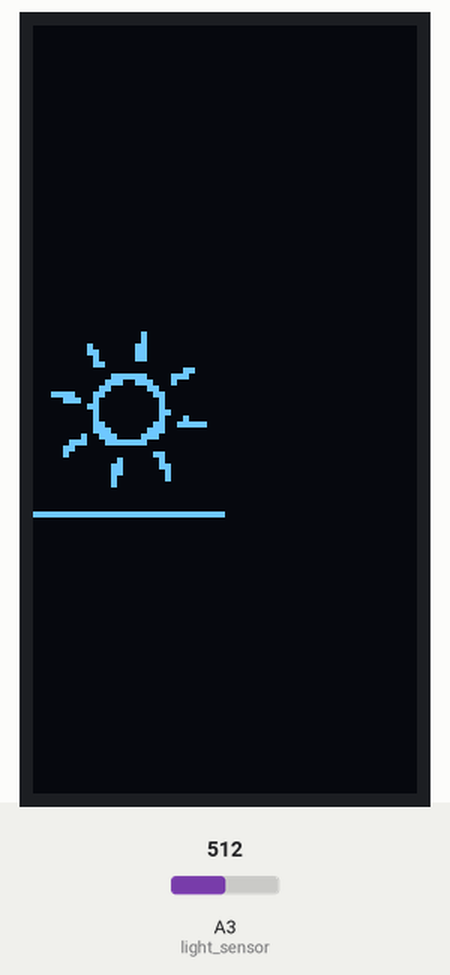
A sketch run on a simulated Arduino Uno, built with avr-gcc and run on an emulated ATmega328P. Shown: 64×128 one-colour display. The inputs (shaded band) are chosen by the test bench; at power-on: A3 (light_sensor) = 512. What the sketch prints to the serial monitor is not drawn.

Above: at 1.28 s.
1.3 s: A3 (light_sensor) set to 12
At 1.42 s:
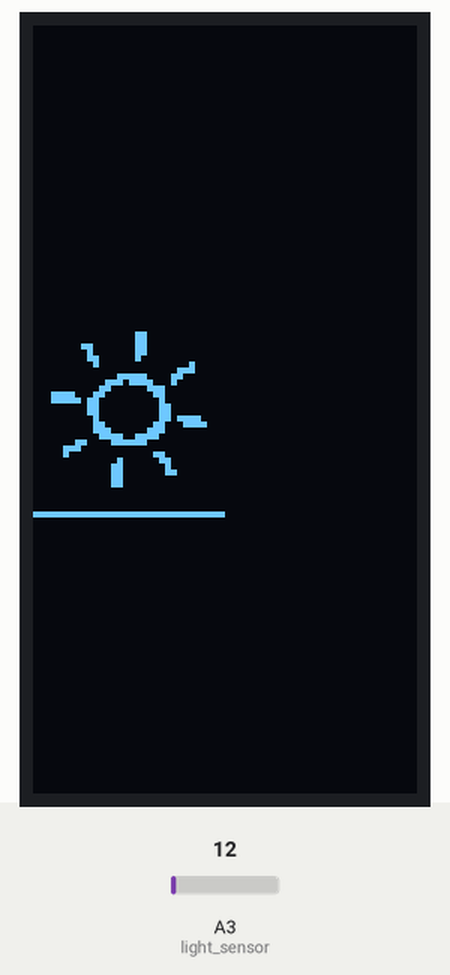
2.9 s: A3 (light_sensor) set to 9
At 2.9 s:
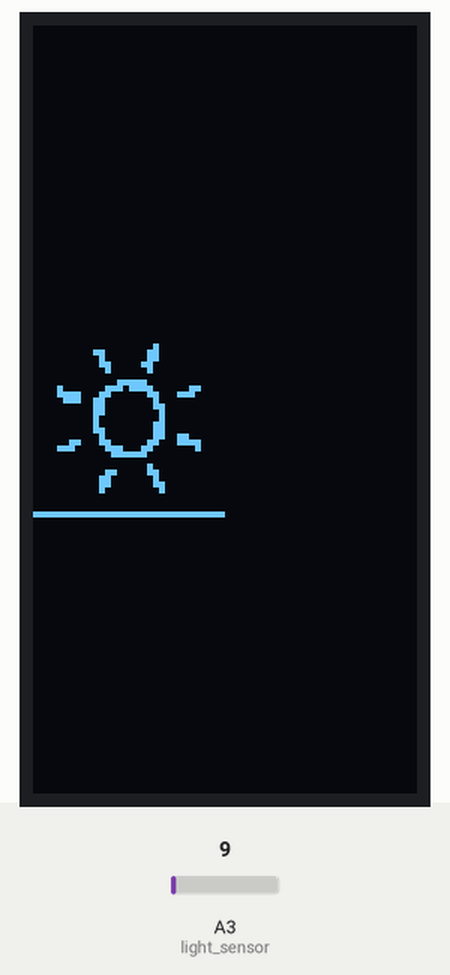
4.4 s: A3 (light_sensor) set to 85
5.9 s: A3 (light_sensor) set to 99
At 6.07 s:
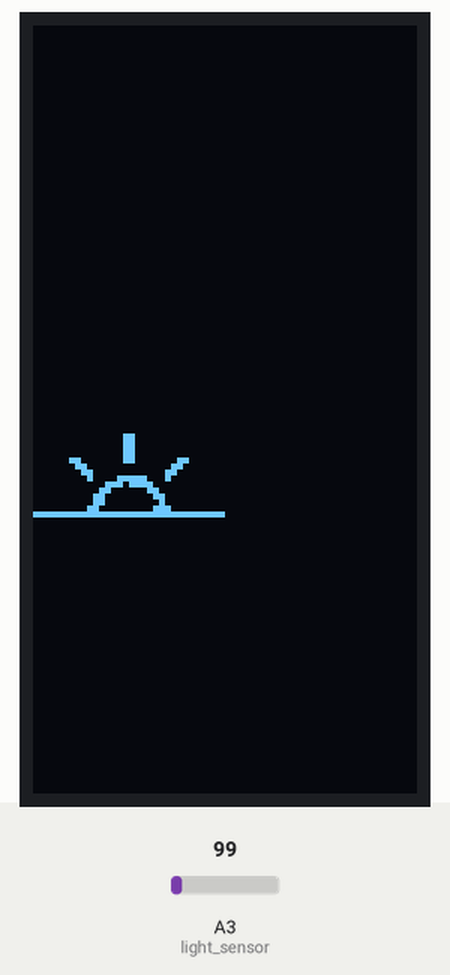
8.5 s: A3 (light_sensor) set to 0
10.0 s: A3 (light_sensor) set to 100
At 11.89 s:
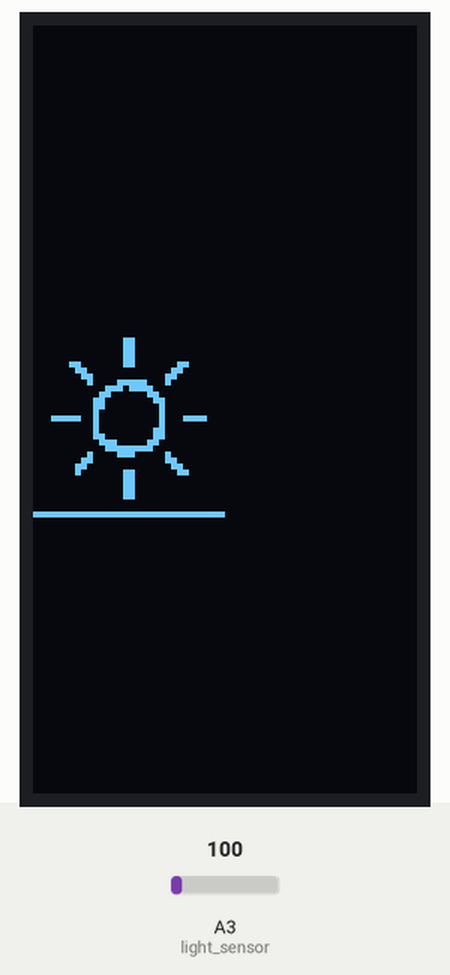

Measured:
- the behaviour switches between 11 and 10 on A3 (light_sensor) (found by bisection; images 1 and 2)
- the behaviour switches between 89 and 90 on A3 (light_sensor) (found by bisection; images 2 and 3)
- after the input at 2.9 s, every drawn part: stays the same
- after the input at 4.4 s, every drawn part: stays the same
- after the input at 5.9 s, the display: changes at once (image 3)
- after the input at 10.0 s, the display: first changes at once (image 4 shows a later state)

The sketch:

arduinoP2.ino
```cpp
#include <Adafruit_GFX.h>
#include <Adafruit_SSD1306.h>
#include <Arduino_SensorKit.h>
#include <string.h>
#include <Wire.h>

#define OLED_RESET 4
Adafruit_SSD1306 display(OLED_RESET);

#define FRAME_DELAY (42)
#define FRAME_WIDTH (32)
#define FRAME_HEIGHT (32)
#define FRAME_COUNT (sizeof(frames) / sizeof(frames[0]))
const byte PROGMEM frames[][128] = {
  {0,0,0,0,0,0,0,0,0,0,0,0,0,0,0,0,0,0,0,0,0,0,0,0,0,0,0,0,0,0,0,0,0,0,0,0,0,0,0,0,0,0,0,0,0,0,0,0,0,0,0,0,0,0,0,0,0,0,0,0,0,0,0,0,0,0,0,0,0,0,0,0,0,1,128,0,0,1,128,0,0,1,128,0,0,1,128,0,3,1,128,192,1,128,1,128,0,192,3,0,0,67,226,0,0,14,240,0,0,24,24,0,0,48,12,0,0,48,4,0,0,96,14,0,255,255,255,255},
  {0,0,0,0,0,0,0,0,0,0,0,0,0,0,0,0,0,0,0,0,0,0,0,0,0,0,0,0,0,0,0,0,0,0,0,0,0,0,0,0,0,0,0,0,0,0,0,0,0,0,0,0,0,0,0,0,0,0,0,0,0,0,0,0,0,0,0,0,0,0,0,0,0,1,128,0,0,1,128,0,0,1,128,0,0,1,128,0,3,1,128,192,1,128,1,128,0,192,3,0,0,67,226,0,0,14,240,0,0,24,24,0,0,48,12,0,0,48,4,0,0,96,14,0,255,255,255,255},
  {0,0,0,0,0,0,0,0,0,0,0,0,0,0,0,0,0,0,0,0,0,0,0,0,0,0,0,0,0,0,0,0,0,0,0,0,0,0,0,0,0,0,0,0,0,0,0,0,0,0,0,0,0,0,0,0,0,0,0,0,0,0,0,0,0,0,0,0,0,0,0,0,0,1,128,0,0,1,128,0,0,1,128,0,0,1,128,0,3,1,128,192,1,128,1,128,0,192,3,0,0,67,226,0,0,14,240,0,0,24,24,0,0,48,12,0,0,48,4,0,0,96,14,0,255,255,255,255},
  {0,0,0,0,0,0,0,0,0,0,0,0,0,0,0,0,0,0,0,0,0,0,0,0,0,0,0,0,0,0,0,0,0,0,0,0,0,0,0,0,0,0,0,0,0,0,0,0,0,0,0,0,0,0,0,0,0,0,0,0,0,0,0,0,0,0,0,0,0,0,0,0,0,1,128,0,0,1,128,0,0,1,128,0,0,1,128,0,3,1,128,192,1,128,1,128,0,192,3,0,0,67,226,0,0,14,240,0,0,24,24,0,0,48,12,0,0,48,4,0,0,96,14,0,255,255,255,255},
  {0,0,0,0,0,0,0,0,0,0,0,0,0,0,0,0,0,0,0,0,0,0,0,0,0,0,0,0,0,0,0,0,0,0,0,0,0,0,0,0,0,0,0,0,0,0,0,0,0,0,0,0,0,0,0,0,0,0,0,0,0,0,0,0,0,1,0,0,0,1,0,0,0,1,0,0,0,1,0,0,2,1,1,128,3,128,3,0,1,192,7,0,0,195,224,0,0,14,240,0,0,24,24,0,0,48,12,0,0,48,4,0,0,32,4,120,30,32,4,112,63,112,12,0,255,255,255,255},
  {0,0,0,0,0,0,0,0,0,0,0,0,0,0,0,0,0,0,0,0,0,0,0,0,0,0,0,0,0,0,0,0,0,0,0,0,0,0,0,0,0,0,0,0,0,0,0,0,0,0,0,0,0,2,0,0,0,3,0,0,0,3,0,0,0,3,1,128,0,1,3,128,3,0,3,0,3,128,6,0,1,131,192,0,0,15,240,0,0,24,24,0,0,48,12,0,0,48,4,0,0,32,4,248,0,32,4,0,31,32,4,0,0,32,12,0,0,48,12,0,0,24,24,0,255,255,255,255},
  {0,0,0,0,0,0,0,0,0,0,0,0,0,0,0,0,0,0,0,0,0,0,0,0,0,0,0,0,0,0,0,0,0,0,0,0,0,0,0,0,0,0,0,0,0,2,0,0,0,2,0,0,0,2,1,0,0,2,3,0,0,0,6,0,7,0,4,0,3,129,192,0,0,143,240,0,0,24,56,0,0,48,8,0,0,48,12,56,0,32,4,240,0,32,4,0,6,32,4,0,30,32,12,0,0,48,12,0,0,24,24,0,0,14,113,0,0,7,225,128,0,32,1,224,255,255,255,255},
  {0,0,0,0,0,0,0,0,0,0,0,0,0,0,0,0,0,0,0,0,0,0,0,0,0,0,0,0,0,0,0,0,0,4,0,0,0,4,0,0,0,6,2,0,0,6,3,0,0,2,6,0,0,0,12,0,6,0,0,0,3,131,224,0,1,142,240,0,0,24,24,0,0,48,12,24,0,48,4,248,0,32,4,0,0,32,4,0,0,32,4,0,31,48,12,0,16,16,12,0,0,24,24,0,0,15,241,128,0,3,193,224,0,0,0,96,0,48,0,0,0,96,96,0,255,255,255,255},
  {0,0,0,0,0,0,0,0,0,0,0,0,0,0,0,0,0,0,0,0,0,0,0,0,0,0,0,0,0,12,0,0,0,4,2,0,0,4,6,0,0,4,14,0,0,0,12,0,4,0,0,0,6,1,192,0,3,143,240,0,1,24,24,0,0,48,8,56,0,48,12,224,0,48,4,0,0,32,4,0,0,32,4,0,3,32,12,0,30,48,12,0,0,24,24,0,0,14,113,192,0,7,192,224,0,0,0,48,0,48,0,0,0,48,32,0,0,96,32,0,0,96,48,0,255,255,255,255},
  {0,0,0,0,0,0,0,0,0,0,0,0,0,0,0,0,0,0,0,0,0,8,0,0,0,8,0,0,0,8,6,0,0,12,12,0,0,4,12,0,0,0,8,0,0,0,0,0,14,7,224,0,7,12,112,0,1,24,24,56,0,48,12,224,0,48,4,0,0,32,4,0,0,32,4,0,0,32,12,0,3,48,12,0,30,16,28,0,16,28,25,192,0,15,240,240,0,3,128,48,0,0,0,0,0,16,32,0,0,48,32,0,0,112,48,0,0,96,16,0,0,0,24,0,255,255,255,255},
  {0,0,0,0,0,0,0,0,0,0,0,0,0,0,0,0,0,0,0,0,0,24,4,0,0,8,12,0,0,8,12,0,0,12,24,0,0,0,0,0,0,0,128,0,12,7,224,0,15,12,112,16,3,24,24,240,0,48,12,128,0,48,12,0,0,32,4,0,0,32,4,0,0,32,12,0,1,48,12,0,7,24,28,128,12,28,56,224,0,15,240,112,0,3,128,0,0,0,0,0,0,24,48,0,0,24,16,0,0,48,16,0,0,48,24,0,0,0,8,0,0,0,0,0,255,255,255,255},
  {0,0,0,0,0,0,0,0,0,0,0,0,0,0,0,0,0,16,8,0,0,16,12,0,0,24,24,0,0,8,24,0,0,0,0,0,0,0,0,0,0,7,224,0,14,12,112,48,7,24,24,224,0,48,8,0,0,48,12,0,0,32,4,0,0,32,4,0,0,32,12,0,0,48,12,0,3,16,12,192,14,24,24,240,8,15,240,48,0,3,192,0,0,0,0,0,0,8,16,0,0,24,16,0,0,24,24,0,0,48,8,0,0,0,8,0,0,0,0,0,0,0,0,0,255,255,255,255},
  {0,0,0,0,0,0,0,0,0,0,0,0,0,0,8,0,0,48,24,0,0,16,24,0,0,24,48,0,0,8,16,0,0,0,0,0,0,3,224,0,8,14,240,48,15,24,24,224,7,48,8,0,0,48,12,0,0,48,4,0,0,32,4,0,0,32,12,0,0,48,12,0,0,16,12,192,3,24,24,240,14,14,48,16,0,7,224,0,0,0,0,0,0,0,16,0,0,12,24,0,0,24,8,0,0,24,12,0,0,16,4,0,0,0,0,0,0,0,0,0,0,0,0,0,255,255,255,255},
  {0,0,0,0,0,0,0,0,0,0,0,0,0,32,24,0,0,32,16,0,0,48,48,0,0,16,48,0,0,16,0,0,0,0,128,0,0,15,224,48,8,12,48,224,15,24,24,0,3,48,8,0,0,48,12,0,0,32,4,0,0,32,4,0,0,48,12,0,0,48,12,192,0,24,24,240,3,156,56,56,14,15,240,0,0,3,128,0,0,0,0,0,0,12,8,0,0,12,8,0,0,8,12,0,0,24,4,0,0,8,0,0,0,0,0,0,0,0,0,0,0,0,0,0,255,255,255,255},
  {0,0,0,0,0,0,0,0,0,0,16,0,0,96,48,0,0,32,48,0,0,48,48,0,0,16,32,0,0,0,0,0,0,1,192,48,0,15,240,224,8,24,25,128,31,48,8,0,3,48,12,0,0,48,4,0,0,32,4,0,0,32,4,0,0,48,12,0,0,48,12,240,0,24,24,56,3,142,48,0,14,7,224,0,0,0,0,0,0,0,8,0,0,12,12,0,0,12,4,0,0,12,6,0,0,8,0,0,0,0,0,0,0,0,0,0,0,0,0,0,0,0,0,0,255,255,255,255},
  {0,0,0,0,0,0,16,0,0,0,48,0,0,96,48,0,0,96,48,0,0,48,32,0,0,16,0,0,0,0,0,0,0,3,224,112,0,14,241,192,8,24,24,0,31,48,12,0,3,48,4,0,0,32,4,0,0,32,4,0,0,32,4,0,0,48,12,224,0,16,12,120,1,152,24,0,3,143,240,0,14,3,192,0,0,0,0,0,0,0,12,0,0,4,12,0,0,12,6,0,0,12,2,0,0,12,0,0,0,0,0,0,0,0,0,0,0,0,0,0,0,0,0,0,255,255,255,255},
  {0,0,0,0,0,0,32,0,0,0,48,0,0,64,32,0,0,96,96,0,0,32,32,0,0,48,0,0,0,0,0,32,0,7,224,224,0,14,113,128,0,24,24,0,31,48,12,0,7,48,4,0,0,32,4,0,0,32,4,0,0,32,4,0,0,48,12,248,0,24,28,56,0,156,56,0,3,143,240,0,14,1,128,0,0,0,8,0,0,0,12,0,0,6,6,0,0,4,6,0,0,12,2,0,0,4,0,0,0,0,0,0,0,0,0,0,0,0,0,0,0,0,0,0,255,255,255,255},
  {0,0,0,0,0,0,32,0,0,0,32,0,0,64,96,0,0,96,96,0,0,32,96,0,0,48,0,0,0,0,0,96,0,7,225,192,0,14,113,0,0,24,24,0,30,48,12,0,7,32,4,0,0,96,4,0,0,32,6,0,0,32,4,64,0,48,12,248,0,56,28,0,0,156,56,0,3,143,224,0,6,0,0,0,4,0,12,0,0,2,4,0,0,6,6,0,0,6,2,0,0,4,2,0,0,4,0,0,0,0,0,0,0,0,0,0,0,0,0,0,0,0,0,0,255,255,255,255},
  {0,0,0,0,0,0,32,0,0,0,96,0,0,192,96,0,0,96,96,0,0,96,64,0,0,48,0,32,0,0,0,224,0,3,225,192,0,14,241,0,0,24,28,0,30,48,12,0,15,32,4,0,0,96,6,0,0,96,6,0,0,32,4,240,0,48,12,120,0,56,28,0,0,158,56,0,1,143,224,0,7,0,0,0,4,0,12,0,0,2,6,0,0,6,6,0,0,6,3,0,0,6,0,0,0,4,0,0,0,0,0,0,0,0,0,0,0,0,0,0,0,0,0,0,255,255,255,255},
  {0,0,0,0,0,0,96,0,0,0,96,0,0,192,96,0,0,64,96,0,0,96,64,0,0,32,0,32,0,0,0,224,0,3,225,128,0,14,241,0,0,24,28,0,30,48,12,0,31,96,4,0,0,96,6,0,0,96,6,0,0,32,6,240,0,48,12,120,0,56,28,0,0,30,120,0,1,135,224,0,7,0,0,0,4,0,12,0,0,2,6,0,0,6,2,0,0,6,3,0,0,6,0,0,0,6,0,0,0,0,0,0,0,0,0,0,0,0,0,0,0,0,0,0,255,255,255,255},
  {0,0,0,0,0,0,96,0,0,0,96,0,0,192,96,0,0,192,96,0,0,96,64,0,0,32,0,96,0,0,0,224,0,3,225,128,0,14,240,0,0,56,28,0,30,48,12,0,31,96,4,0,0,96,6,0,0,96,6,0,0,32,6,248,0,48,12,120,0,56,28,0,0,31,112,0,1,135,192,0,7,0,0,0,6,0,4,0,0,2,6,0,0,6,3,0,0,6,3,0,0,6,0,0,0,6,0,0,0,0,0,0,0,0,0,0,0,0,0,0,0,0,0,0,255,255,255,255},
  {0,0,0,0,0,0,96,0,0,0,96,0,0,192,96,0,0,192,64,0,0,96,64,0,0,32,0,96,0,0,0,192,0,3,193,128,0,14,248,0,0,56,28,0,30,48,12,0,31,96,6,0,0,96,6,0,0,96,6,0,0,96,6,248,0,48,12,56,0,56,24,0,0,15,240,0,1,131,128,0,7,0,0,0,4,0,4,0,0,2,6,0,0,6,3,0,0,6,1,0,0,6,0,0,0,6,0,0,0,0,0,0,0,0,0,0,0,0,0,0,0,0,0,0,255,255,255,255},
  {0,0,0,0,0,0,96,0,0,0,96,0,0,192,96,0,0,192,64,0,0,96,0,0,0,32,0,96,0,0,0,192,0,7,225,128,0,28,120,0,0,56,28,0,30,48,12,0,31,96,4,0,0,96,6,0,0,96,6,0,0,32,6,248,0,48,12,16,0,24,24,0,0,15,240,0,1,131,128,0,7,0,0,0,6,0,4,0,0,2,6,0,0,2,3,0,0,6,1,0,0,6,0,0,0,6,0,0,0,0,0,0,0,0,0,0,0,0,0,0,0,0,0,0,255,255,255,255},
  {0,0,0,0,0,0,64,0,0,0,64,0,0,128,64,0,0,192,64,0,0,64,64,0,0,96,0,96,0,0,0,192,0,3,225,128,0,14,240,0,0,24,24,0,0,48,12,0,31,32,4,0,2,96,6,0,0,96,6,0,0,32,6,120,0,48,12,24,0,56,28,0,0,30,56,0,0,143,224,0,3,128,0,0,6,0,4,0,0,0,6,0,0,2,3,0,0,2,1,0,0,2,0,0,0,2,0,0,0,0,0,0,0,0,0,0,0,0,0,0,0,0,0,0,255,255,255,255},
  {0,0,0,0,0,0,0,0,0,0,192,0,0,0,192,0,0,0,192,0,1,128,192,0,0,192,0,64,0,96,1,192,0,0,131,128,0,15,240,0,0,28,56,0,0,48,28,0,0,48,4,0,30,32,4,0,14,96,4,0,0,32,6,120,0,32,12,16,0,48,12,0,0,24,24,0,0,15,112,0,0,199,192,0,1,128,6,0,3,0,7,0,0,1,3,0,0,3,1,128,0,3,0,0,0,3,0,0,0,3,0,0,0,0,0,0,0,0,0,0,0,0,0,0,255,255,255,255},
  {0,0,0,0,0,0,0,0,0,1,128,0,0,1,128,0,0,1,128,0,0,1,128,0,3,1,128,192,1,128,1,128,0,192,3,0,0,67,226,0,0,14,240,0,0,24,24,0,0,48,12,0,0,48,4,0,0,32,4,0,31,32,4,120,0,32,4,0,0,32,12,0,0,48,12,0,0,28,24,0,0,15,240,0,0,67,130,0,0,192,3,0,1,128,1,128,1,1,128,192,0,1,128,0,0,1,128,0,0,1,128,0,0,1,128,0,0,0,0,0,0,0,0,0,255,255,255,255},
  {0,0,0,0,0,0,0,0,0,1,128,0,0,1,128,0,0,1,128,0,0,1,128,0,3,1,128,192,1,128,1,128,0,192,3,0,0,67,226,0,0,14,240,0,0,24,24,0,0,48,12,0,0,48,4,0,0,32,4,0,31,32,4,120,0,32,4,0,0,32,12,0,0,48,12,0,0,28,24,0,0,15,240,0,0,67,130,0,0,192,3,0,1,128,1,128,1,1,128,192,0,1,128,0,0,1,128,0,0,1,128,0,0,1,128,0,0,0,0,0,0,0,0,0,255,255,255,255},
  {0,0,0,0,0,0,0,0,0,1,128,0,0,1,128,0,0,1,128,0,0,1,128,0,3,1,128,192,1,128,1,128,0,192,3,0,0,67,226,0,0,14,240,0,0,24,24,0,0,48,12,0,0,48,4,0,0,32,4,0,31,32,4,120,0,32,4,0,0,32,12,0,0,48,12,0,0,28,24,0,0,15,240,0,0,67,130,0,0,192,3,0,1,128,1,128,1,1,128,192,0,1,128,0,0,1,128,0,0,1,128,0,0,1,128,0,0,0,0,0,0,0,0,0,255,255,255,255}
};

int light_sensor = A3;
bool wasLightHigh = false;

struct MessageValue {
  String message;
  String value;
};

void sendMessage(struct MessageValue message) {
  Serial.print(message.message);
  Serial.print("||");
  Serial.print(message.value);
  Serial.println();
}

struct MessageValue getMessage(String inputtedStr) {
  struct MessageValue result;

  char charArr[50];
  inputtedStr.toCharArray(charArr, 50);
  char* ptr = strtok(charArr, "||");
  result.message = String(ptr);
  ptr = strtok(NULL, "||");

  if (ptr == NULL) {
    result.value = String("");
    return result;
  }
  result.value = String(ptr);
  return result;
}

void setup() {
  Serial.begin(9600); //this number needs to match the baud rate you select in ProtoPie Connect arduino plugin
  Serial.setTimeout(10); // Set waiting time for serial data to 10 milliSeconds
  display.begin(SSD1306_SWITCHCAPVCC, 0x3C);
  display.clearDisplay();

  if (!display.begin(SSD1306_SWITCHCAPVCC, 0x3C)) {
    Serial.println("SSD1306 allocation failed");
    while (true);
  } else {
    Serial.println("Works");
  }
}

int frame = 0;

void loop() {
  struct MessageValue receivedData;

  while (Serial.available() > 0) { // Take out strings until Serial is empty
    String receivedString = Serial.readStringUntil('\0'); // From 1.9.0 version, We can use '\0' as delimiter in Arduino Serial
    receivedData = getMessage(receivedString);
  }

  // get the value of the light sensor
  int raw_light = analogRead(light_sensor);
  int light = map(raw_light, 0, 100, 0, 100);

  // send a message through ProtoPie Connect
  struct MessageValue brightness;
  brightness.message = "brightness";
  brightness.value = light;
  sendMessage(brightness);

  // if the level is more than 90, than animation will be start
  if (light >= 90) {
    wasLightHigh = true;
  } else if (light <= 10) {
    wasLightHigh = false; // if the level is lower than 10, the animation will be stopped
    frame = 0;
  }

  // the code of animation
  if(wasLightHigh) {
    display.clearDisplay();
    display.setRotation(1);
    display.drawBitmap(0, 50, frames[frame], FRAME_WIDTH, FRAME_HEIGHT, 1);
    display.display();
    frame = (frame + 1) % FRAME_COUNT;
  }

  delay(FRAME_DELAY);
}
```
